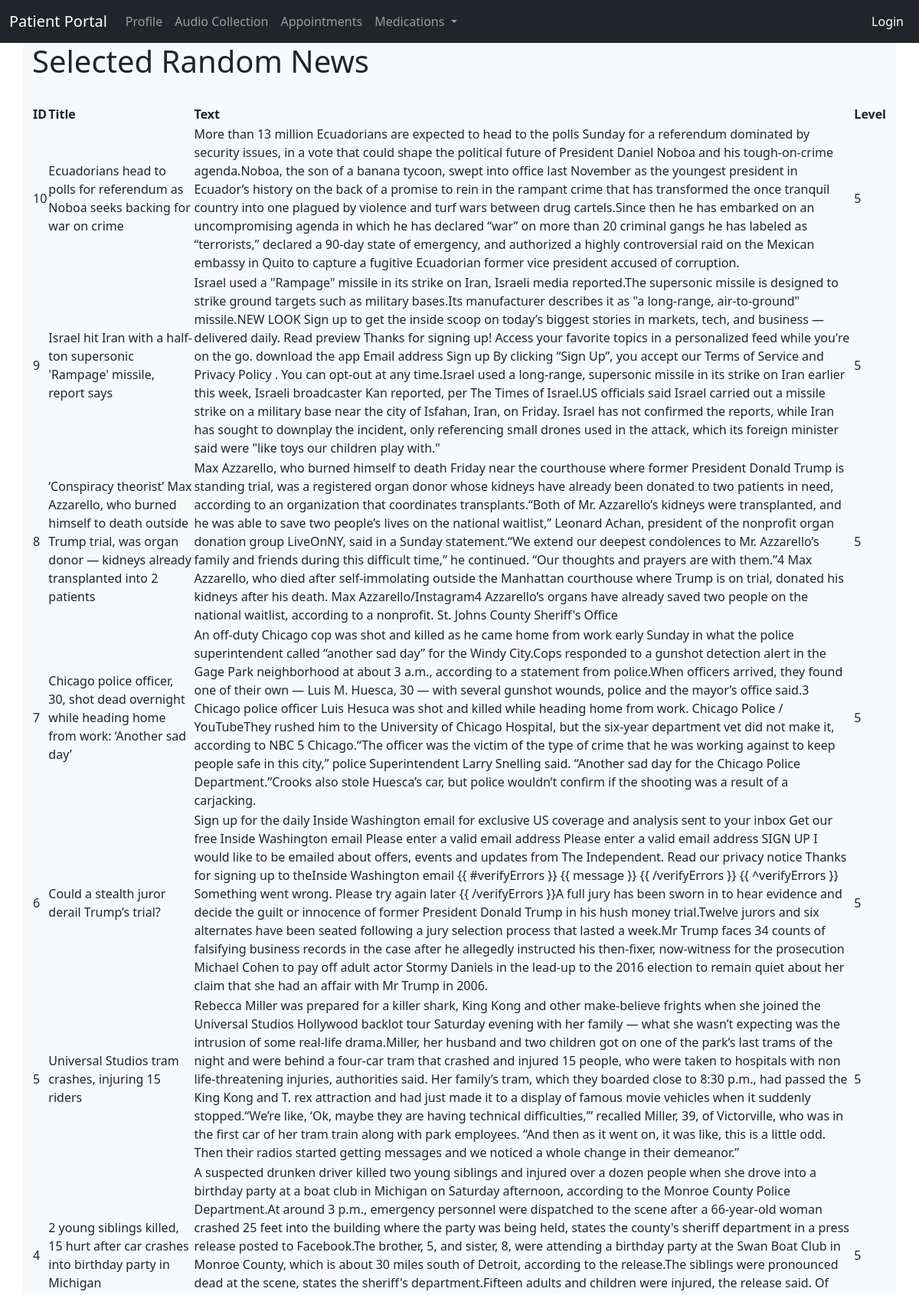
The app's page /showNews (upper part) with its own data.
### application/models.py (models this page shows)
class News(db.Model):
    id = db.Column(db.Integer, primary_key=True)
    title = db.Column(db.String(80), nullable=False)
    body = db.Column(db.Text, nullable=False)
    pub_date = db.Column(db.DateTime, nullable=False,
                         default=datetime.utcnow)
    length = db.Column(db.Integer, nullable=False)
    hashtags = db.Column(db.Integer, nullable=False)
    level = db.Column(db.Integer, default=5, nullable=False)

### application/addnews/views.py (the view)
@news_bp.route('/showNews', methods=['GET', 'POST'])
def showNews():
    news_select = News.query.order_by(News.pub_date.desc()).limit(10).all()
    return render_template('news.html', news_select=news_select)

### application/templates/news.html (shortened to what this page needs)
{% extends "base.html" %}
{% block content %}
<div class="container bg-light">
    <h1>Selected Random News</h1>
    <br>
    <table>
      <thead>
        <tr>
          <th>ID</th>
          <th>Title</th>
          <th>Text</th>
          <th>Level</th>
        </tr>
      </thead>
      <tbody>
        {% for news in news_select %}
        <tr>
          <td>{{ news.id }}</td>
          <td>{{ news.title }}</td>
          <td>{{ news.body }}</td>
          <td>{{ news.level }}</td>
        </tr>
        {% endfor %}
      </tbody>
    </table>
    <br />
</div>
{% endblock %}

### application/templates/base.html (shortened to what this page needs)
<!DOCTYPE html>
<html lang="en" dir="ltr">
  <head>
    <link href="https://cdn.jsdelivr.net/npm/bootstrap@5.0.0-beta1/dist/css/bootstrap.min.css" rel="stylesheet">
    <link rel="stylesheet" href="{{ url_for('static',filename='style.css') }}">
  </head>
  <body>
    <nav class="navbar navbar-expand-lg navbar-dark bg-dark">
      <div class="container-fluid">
        <a class="navbar-brand" href="{{ url_for('core_bp.welcome') }}">Patient Portal</a>
        <div class="collapse multi-collapse navbar-collapse w-100 order-1 order-md-0" id="navbarNav">
          <ul class="navbar-nav mr-auto">
            <li class="nav-item">
              <a class="nav-link" href="{{ url_for('profile_bp.profile') }}">Profile</a>
            </li>
            <li class="nav-item">
                <a class="nav-link" href="{{ url_for('audioCollect_bp.audioCollect') }}">Audio Collection</a>
              </li>
            <li class="nav-item">
              <a class="nav-link" href="{{ url_for('appointments_bp.list') }}">Appointments</a>
            </li>
            <li class="nav-item dropdown">
              <a class="nav-link dropdown-toggle" href="#" id="navbarDropdown" role="button" data-bs-toggle="dropdown" aria-expanded="false">
                Medications
              </a>
            </li>
          </ul>
        </div>
        <div class="collapse multi-collapse navbar-collapse w-100 order-3" id="navbarLogin">
          <ul class="navbar-nav ms-auto">
            {% if not current_user.is_authenticated %}
            <li class="nav-item">
              <a class="nav-link active" href="{{ url_for('oauth_bp.index', connection_type='source') }}">Login</a>
            </li>
            {% endif %}
          </ul>
        </div>
      </div>
    </nav>
    {% block content %}
    {% endblock %}
  </body>
</html>

### records on screen
News: id "10", title "Ecuadorians head to polls for referendum as Noboa seeks backing for war on crime", body "More than 13 million Ecuadorians are expected to head to the polls Sunday for a referendum dominated by security issues, in a vote that could shape the political future of President Daniel Noboa and his tough-on-crime agenda.Noboa, the son of a banana tycoon, swept into office last November as the youngest president in Ecuador’s history on the back of a promise to rein in the rampant crime that has transformed the once tranquil country into one plagued by violence and turf wars between drug cartels.Since then he has embarked on an uncompromising agenda in which he has declared “war” on more than 20 criminal gangs he has labeled as “terrorists,” declared a 90-day state of emergency, and…", level "5"
News: id "9", title "Israel hit Iran with a half-ton supersonic 'Rampage' missile, report says", body "Israel used a \"Rampage\" missile in its strike on Iran, Israeli media reported.The supersonic missile is designed to strike ground targets such as military bases.Its manufacturer describes it as \"a long-range, air-to-ground\" missile.NEW LOOK Sign up to get the inside scoop on today’s biggest stories in markets, tech, and business — delivered daily. Read preview Thanks for signing up! Access your favorite topics in a personalized feed while you're on the go. download the app Email address Sign up By clicking “Sign Up”, you accept our Terms of Service and Privacy Policy . You can opt-out at any time.Israel used a long-range, supersonic missile in its strike on Iran earlier this week, Israeli…", level "5"
News: id "8", title "‘Conspiracy theorist’ Max Azzarello, who burned himself to death outside Trump trial, was organ donor — kidneys already transplanted into 2 patients", body "Max Azzarello, who burned himself to death Friday near the courthouse where former President Donald Trump is standing trial, was a registered organ donor whose kidneys have already been donated to two patients in need, according to an organization that coordinates transplants.“Both of Mr. Azzarello’s kidneys were transplanted, and he was able to save two people’s lives on the national waitlist,” Leonard Achan, president of the nonprofit organ donation group LiveOnNY, said in a Sunday statement.“We extend our deepest condolences to Mr. Azzarello’s family and friends during this difficult time,” he continued. “Our thoughts and prayers are with them.”4 Max Azzarello, who died after…", level "5"
News: id "7", title "Chicago police officer, 30, shot dead overnight while heading home from work: ‘Another sad day’", body "An off-duty Chicago cop was shot and killed as he came home from work early Sunday in what the police superintendent called “another sad day” for the Windy City.Cops responded to a gunshot detection alert in the Gage Park neighborhood at about 3 a.m., according to a statement from police.When officers arrived, they found one of their own — Luis M. Huesca, 30 — with several gunshot wounds, police and the mayor’s office said.3 Chicago police officer Luis Hesuca was shot and killed while heading home from work. Chicago Police / YouTubeThey rushed him to the University of Chicago Hospital, but the six-year department vet did not make it, according to NBC 5 Chicago.“The officer was the victim of…", level "5"
News: id "6", title "Could a stealth juror derail Trump’s trial?", body "Sign up for the daily Inside Washington email for exclusive US coverage and analysis sent to your inbox Get our free Inside Washington email Please enter a valid email address Please enter a valid email address SIGN UP I would like to be emailed about offers, events and updates from The Independent. Read our privacy notice Thanks for signing up to theInside Washington email {{ #verifyErrors }} {{ message }} {{ /verifyErrors }} {{ ^verifyErrors }} Something went wrong. Please try again later {{ /verifyErrors }}A full jury has been sworn in to hear evidence and decide the guilt or innocence of former President Donald Trump in his hush money trial.Twelve jurors and six alternates have been…", level "5"
News: id "5", title "Universal Studios tram crashes, injuring 15 riders", body "Rebecca Miller was prepared for a killer shark, King Kong and other make-believe frights when she joined the Universal Studios Hollywood backlot tour Saturday evening with her family — what she wasn’t expecting was the intrusion of some real-life drama.Miller, her husband and two children got on one of the park’s last trams of the night and were behind a four-car tram that crashed and injured 15 people, who were taken to hospitals with non life-threatening injuries, authorities said. Her family’s tram, which they boarded close to 8:30 p.m., had passed the King Kong and T. rex attraction and had just made it to a display of famous movie vehicles when it suddenly stopped.“We’re like, ‘Ok,…", level "5"
News: id "4", title "2 young siblings killed, 15 hurt after car crashes into birthday party in Michigan", level "5"
